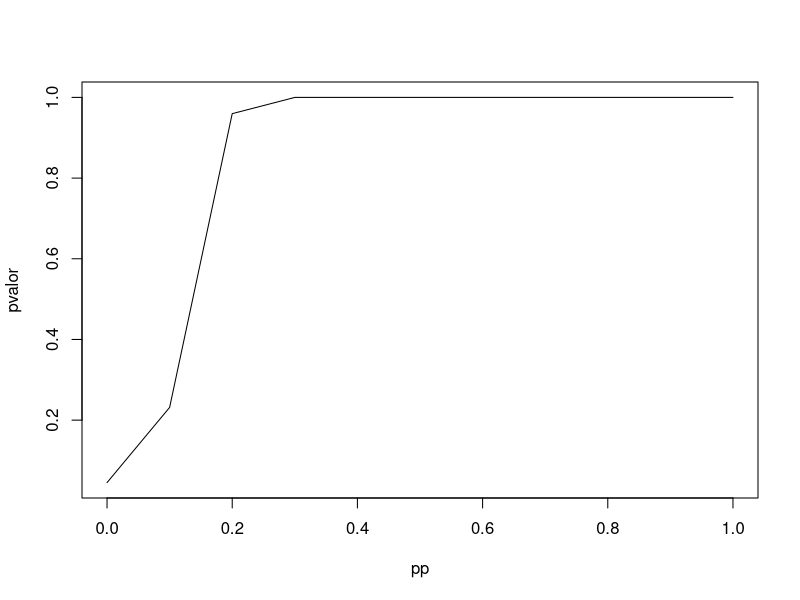

Reproduce this figure in R. (Note: this script raises an error after producing the figure.)
## ---- chunk 1
#############simulación de la mezcla

n=500
NN<-10000
simumezcla<-function(p,n=500){ 
  
  n1<-rbinom(1,n,1-p)
  n2<- n-n1
  c(rnorm(n1),rnorm(n2,2,2))
}
x=simumezcla(0.7)
## ---- chunk 2
p=0

simus<-replicate(NN,simumezcla(p))
dim(simus)

T_max = 2
grid_len = 20 #?
tgrid <- seq(-T_max, T_max, length.out = grid_len)
Im_phi <- function(x){
  imagen<-sapply(tgrid, function(t) mean(sin(t * x)))
  max(abs(imagen)) 

}
estadisticos<-apply(simus, 2, Im_phi)
K<-quantile(estadisticos,0.95)

## ---- chunk 3

pp<-seq(0,1,0.1)
pvalor<-c()
for(jj in 1:length(pp)){ print(jj)
simus<-replicate(NN,simumezcla(pp[jj]))


tgrid <- seq(-T_max, T_max, length.out = grid_len)
Im_phi <- function(x){
  imagen<-sapply(tgrid, function(t) mean(sin(t * x)))
  max(abs(imagen)) 
  
}
pvalor[jj]<-mean(apply(simus, 2, Im_phi)>K)
}

plot(pp,pvalor,type="l")

## ---- chunk 4

df <- data.frame(pp = pp, pvalor = pvalor)

plot_potencia <- ggplot(df, aes(x = pp, y = pvalor)) +
  geom_line(color="blue", size = 0.8) +
  #geom_line( y = 0.05, color = "black", linetype = "dashed") +
  labs( title = "Función de Potencia del Test de Simetría",
    x = "Valor de p",
    y = "p-valor"
  ) +
  theme_minimal() +
  theme(plot.title = element_text(hjust = 0.5, size = 13))

plot_potencia

#ggsave("funcpot.pdf", plot_potencia, width = 6.5, height = 5)
